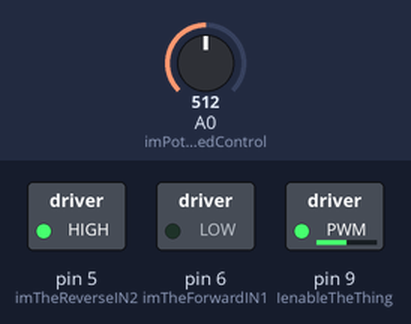
The sketch below on a simulated Arduino Uno, built with avr-gcc and run on an emulated ATmega328P. Shown: switched loads named in the sketch (green lamp = pin HIGH). Inputs (shaded band) come from the test bench; at power-on: A0 (imPotNSpeedControl) = 512. What the sketch prints to the serial monitor is not drawn.

Above: at 1.8 s.
1.9 s: A0 (imPotNSpeedControl) set to 716
At 3.4 s:
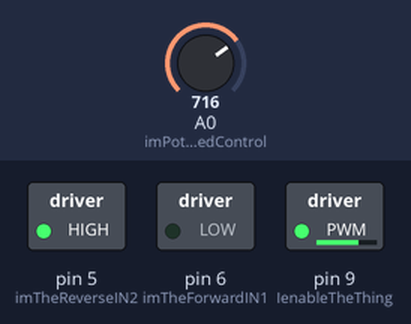
4.5 s: A0 (imPotNSpeedControl) set to 900
At 6.9 s:
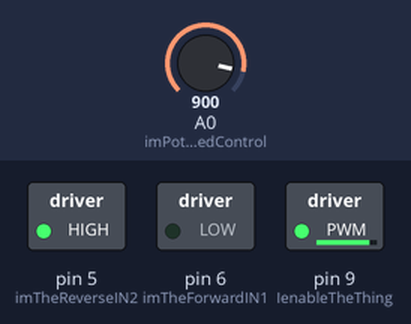
7.5 s: A0 (imPotNSpeedControl) set to 122
At 10.2 s:
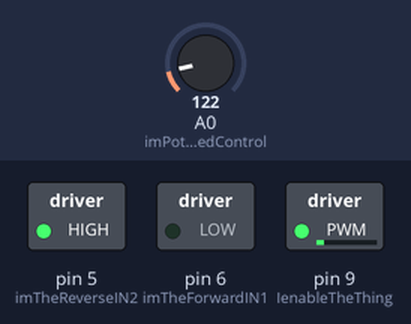
10.5 s: A0 (imPotNSpeedControl) set to 511
At 12.8 s:
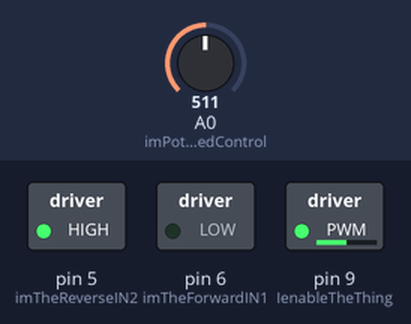
Timing chart, 0 to 14.3 s (numbered marks = the images above; inputs shaded):
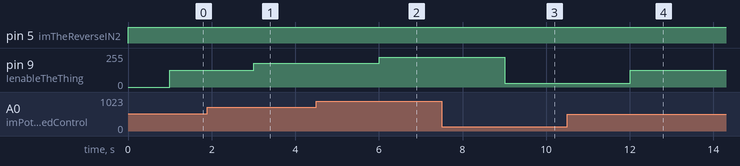

Measured:
- after the input at 1.9 s, pin 9 (IenableTheThing): 127/255 → 178/255 after 1.1 s
- after the input at 4.5 s, pin 9 (IenableTheThing): 178/255 → 224/255 after 1.5 s
- after the input at 7.5 s, pin 9 (IenableTheThing): 224/255 → 30/255 after 1.5 s
- after the input at 10.5 s, pin 9 (IenableTheThing): 30/255 → 127/255 after 1.5 s

The sketch:

potent_l298n_dc_motor.ino
```cpp
#define IenableTheThing 9
#define imTheForwardIN1 6
#define imTheReverseIN2 5
#define imPotNSpeedControl A0
int potentiometer  = 0;
int IjustObey = 0;

void setup(){
  pinMode(IenableTheThing, OUTPUT);
  pinMode( imTheReverseIN2, OUTPUT);
  pinMode(imTheForwardIN1, OUTPUT);
 Serial.begin(9600);


}

void loop() {
   potentiometer = analogRead(imPotNSpeedControl);

    digitalWrite(imTheReverseIN2, HIGH);
    digitalWrite(imTheForwardIN1, LOW);
    IjustObey = map(potentiometer, 0, 1023, 0, 255);
    Serial.print("Pot:");
    Serial.print(potentiometer);
    Serial.print("Obey:");
    Serial.print(IjustObey);
    delay(1000);

  analogWrite(IenableTheThing, IjustObey);
  Serial.println("  " );

  }
```
